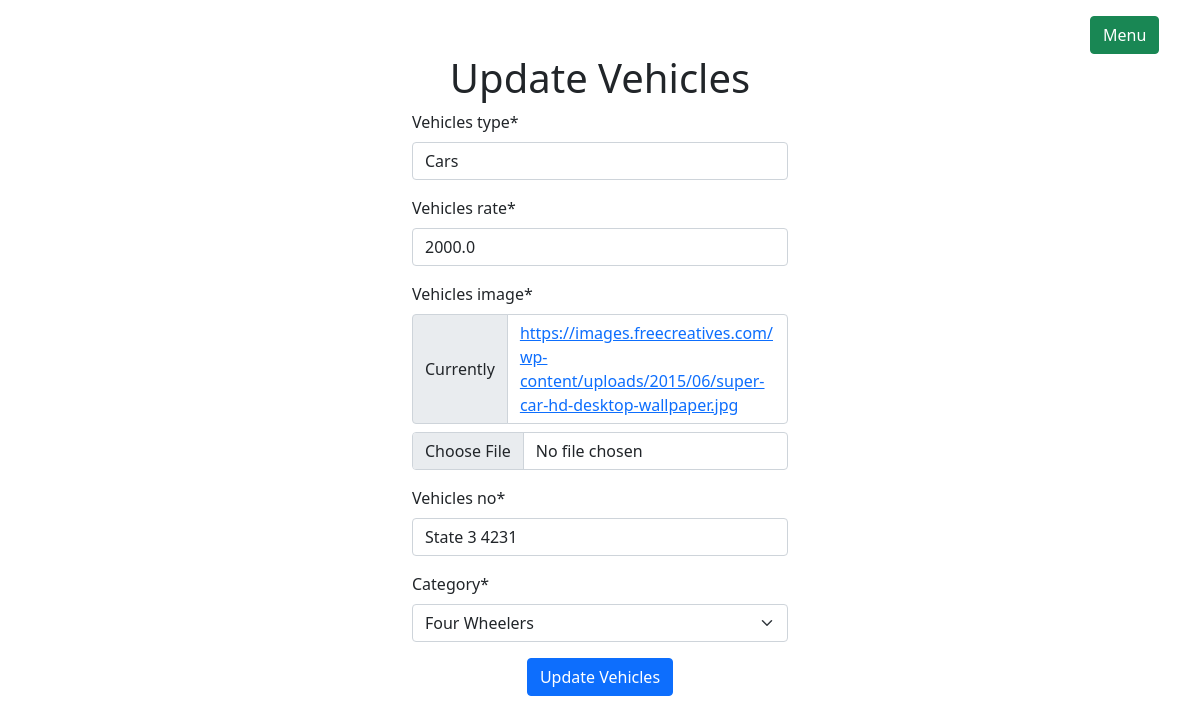
The app's page /updatevehicles/1 (signed in) with its own data.
### vada_app/models.py (models this page shows, shortened)
class Vehicles(models.Model):
    vehicles_type=models.CharField(max_length=50)
    vehicles_rate=models.FloatField()
    vehicles_image=models.FileField(upload_to='static/uploads',null=True)
    vehicles_no=models.CharField(max_length=100,unique=True)
    category=models.ForeignKey(Category,on_delete=models.CASCADE)

### accounts/auth.py (the view)
    def wrapper_function(request,*args,**kwargs):
        if(request.user.is_staff):
            return view_function(request,*args,**kwargs)
        else:
            return redirect("/")

### vada_app/forms.py
class VehicleForm(ModelForm):
    class Meta:
        model=Vehicles
        fields='__all__'

### accounts/auth.py (called while the page is built)
def admin_only(view_function):
    def wrapper_function(request,*args,**kwargs):
        if(request.user.is_staff):
            return view_function(request,*args,**kwargs)
        else:
            return redirect("/")
    return wrapper_function

### vada_app/models.py (called while the page is built)
    def __str__(self):
        return self.category_name

### vada_app/views.py (called while the page is built, shortened)
@login_required
@admin_only
def updatevehicles(request,vehicle_id):
    vehicle=Vehicles.objects.get(id=vehicle_id)
    context={
        'form':VehicleForm(instance=vehicle)
    }
    return render(request,"updatevehicles.html",context)

### vada_app/templates/updatevehicles.html (shortened to what this page needs)
{% extends "adminlayout.html"%}
{% load crispy_forms_tags%}
{% block main_content%}
<div class="container-fluid">
    <div class="row">
        <div class="col-md-4 bg-body-tertiary   m-auto">
            <h1 class="text-center">Update Vehicles</h1>
            <form  method="post" enctype="multipart/form-data">
                {{form|crispy}}
                <div class=" mt-3 d-flex justify-content-center">
                    <input class=" btn btn-primary" type="submit" value="Update Vehicles">
                </div>
            </form>
        </div>
    </div>
</div>
{% endblock %}

### records on screen
Vehicles: vehicles_type "Cars", vehicles_rate "2000.0", vehicles_no "State 3 4231", category "Four Wheelers"
